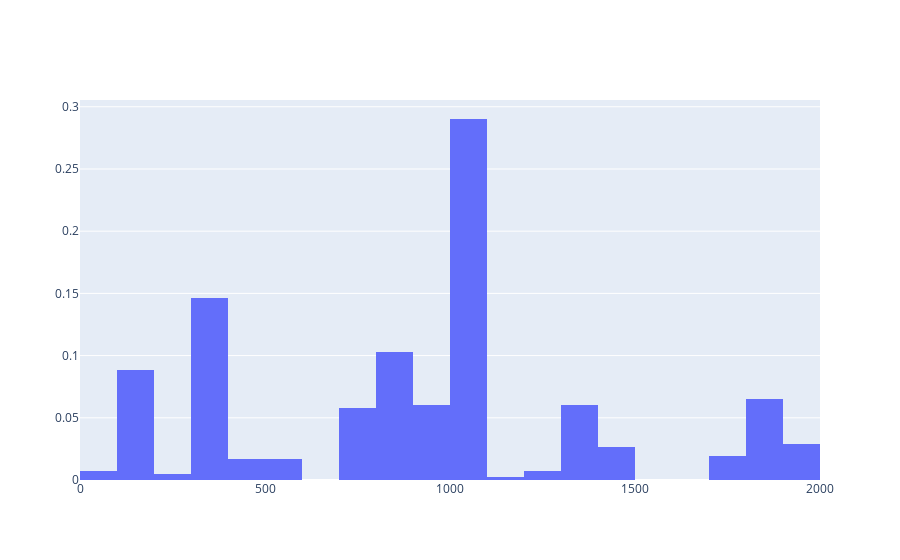

The notebook cell saved with this chart:
### Code cell
hist = np.histogram(all_data["map_dist"])

fig = go.Figure()

fig.add_trace(go.Histogram(x=all_data["map_dist"], histnorm='probability'))
fig.show()
print(len(all_data))

### Figure 1 — Plotly figure (JSON) as saved in the notebook; plotly's stock layout.template omitted (floating-point values rounded to 4 significant figures; data arrays with more than 128 entries replaced by an {"elided": "..."} marker saying what was removed)
{"data": [{"histnorm": "probability", "type": "histogram", "x": {"elided": "417 float values"}}], "layout": {}}
